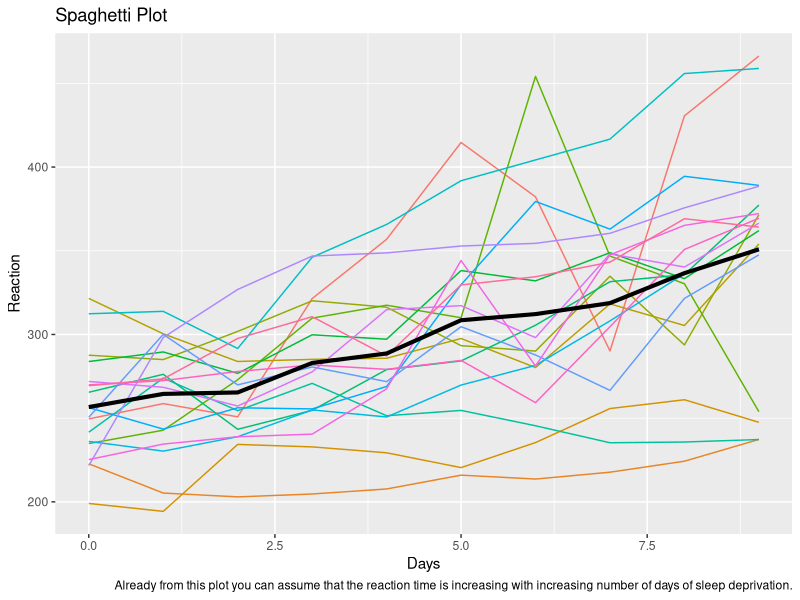
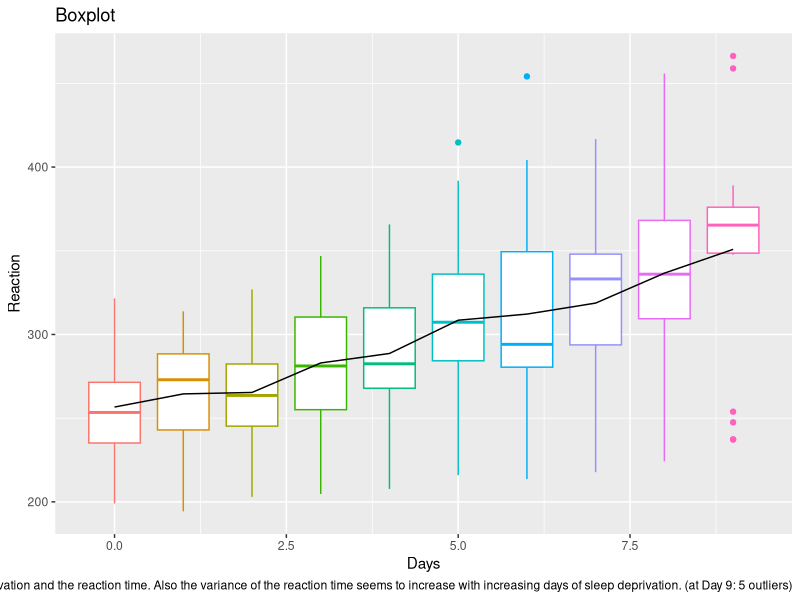
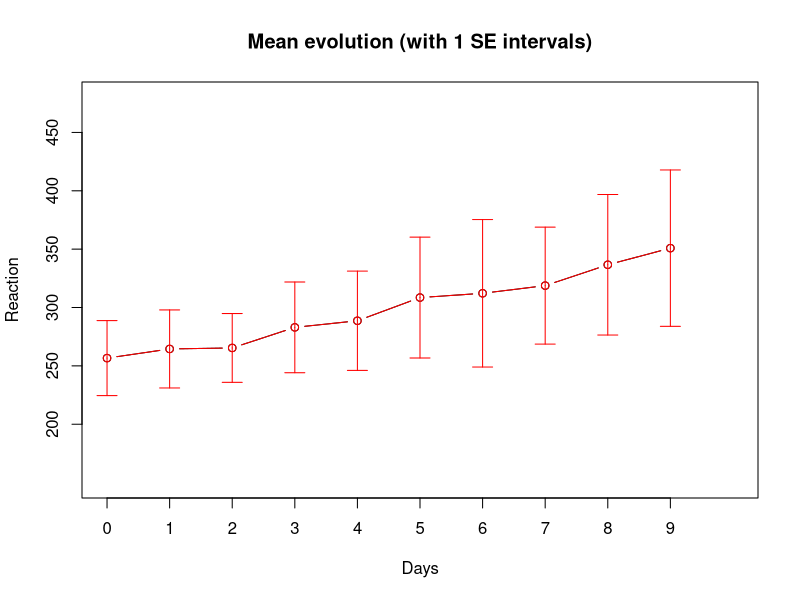
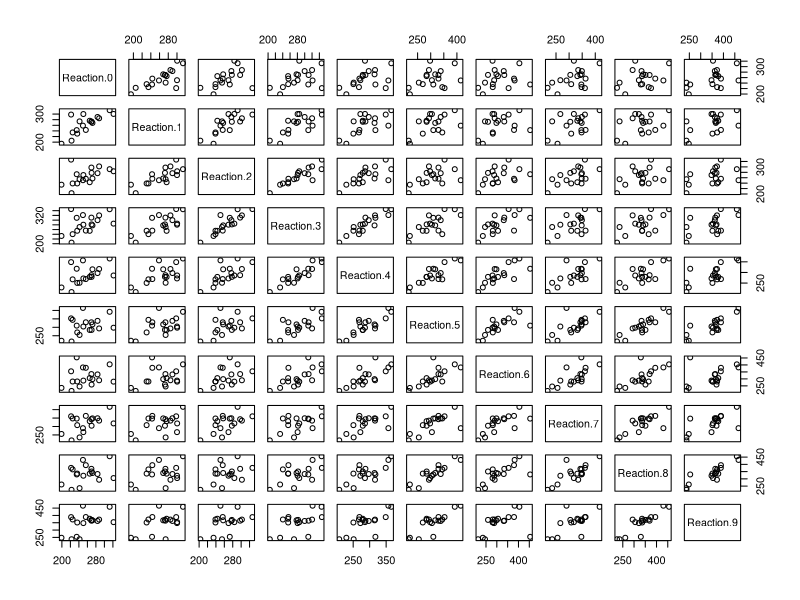
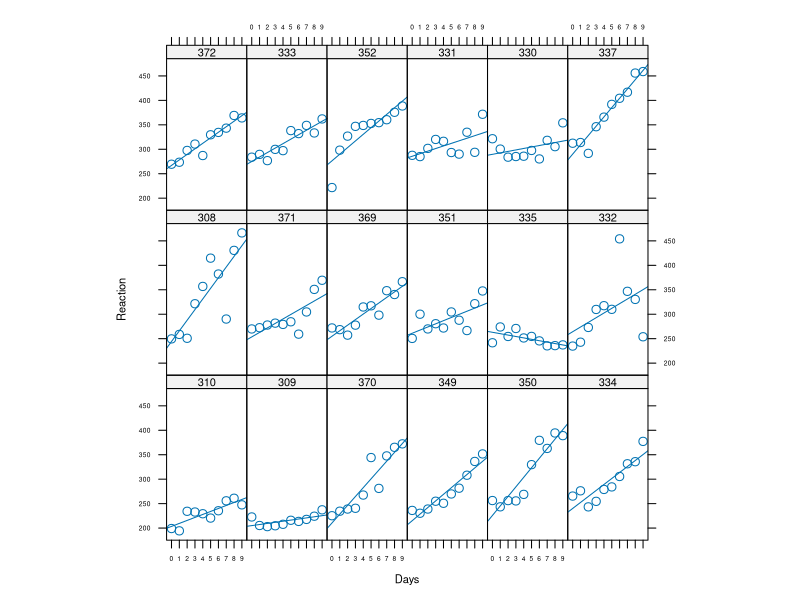
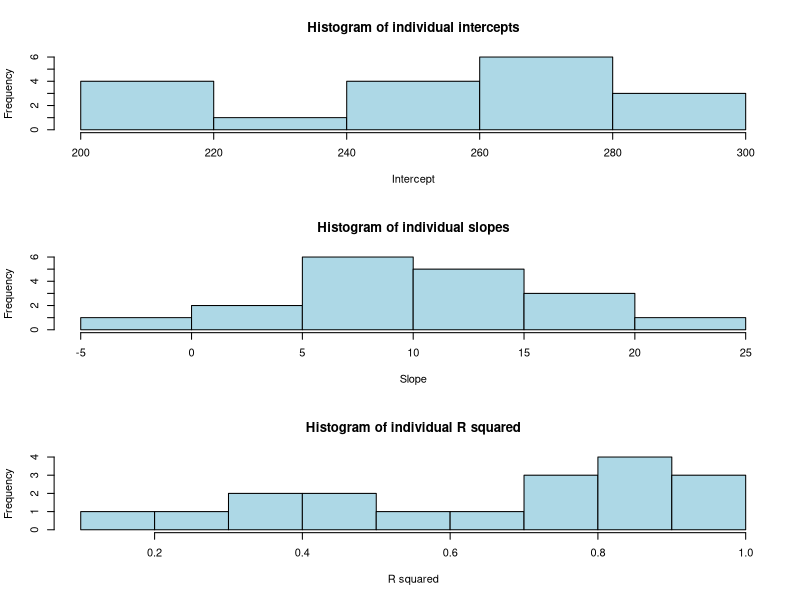
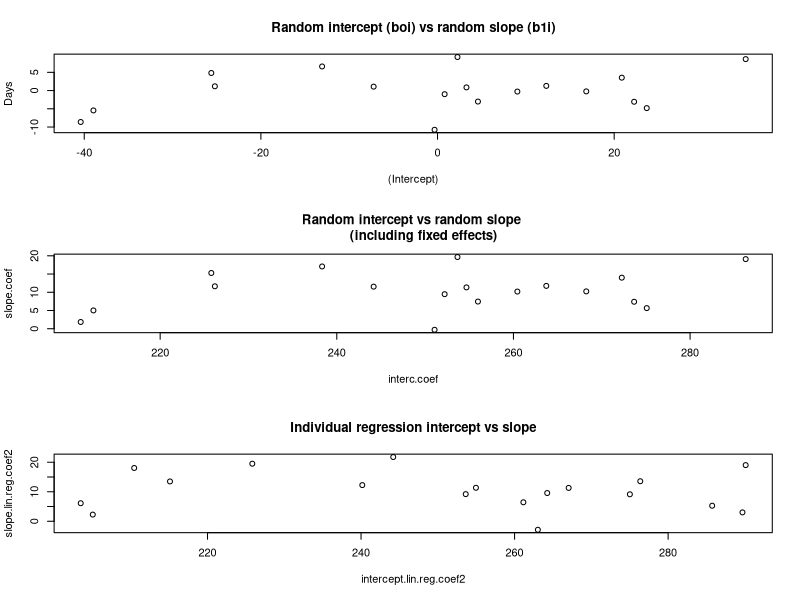

Write the R code that produced these figures, in order.
## ---- chunk 1
knitr::opts_chunk$set(echo = FALSE)
## ---- chunk 2
library(tidyverse)
library(lattice)
library(lme4)
library(arm)
library(ggplot2)
## ---- chunk 3
sleep <- read.table('sleep.txt')
head(sleep, 12)
## ---- chunk 4
average_reaction_time <- sleep %>%
  group_by(Days) %>%
  summarise(mean_reaction_time   = mean(Reaction),
            median_reaction_time = median(Reaction),
            sd_reaction_time     = sd(Reaction))

sleep_spag_plot <- ggplot(sleep) +
  geom_line(aes(Days, Reaction, colour = factor(Subject)),
            show.legend = FALSE) +
  geom_line(data = average_reaction_time,
            aes(Days, mean_reaction_time),
            colour = "BLACK",
            size   = 1.4) + 
  labs(title   = "Spaghetti Plot",
       caption = "Already from this plot you can assume that the reaction time is increasing with increasing number of days of sleep deprivation.")
sleep_spag_plot

# TODO axes benoemen
## ---- chunk 5
ggplot(sleep) + 
  geom_boxplot(aes(Days, Reaction, colour=factor(Days)),
               show.legend = FALSE) +
  geom_line(data   = average_reaction_time,
            aes(Days, mean_reaction_time),
            colour = "black",
            size   = 0.5) +
  labs(title   = "Boxplot",
       caption = "It seems as if there's a linear trend between the number of days of sleep deprivation and the reaction time. Also the variance of the reaction time seems to increase with increasing days of sleep deprivation. (at Day 9: 5 outliers)")
       
       ##TODO add violin plot, add axis      
## ---- chunk 6
sleep.mean <- tapply(sleep$Reaction, list(sleep$Days), mean)
sleep.sd   <- tapply(sleep$Reaction, list(sleep$Days), sd)
sleep.var  <- tapply(sleep$Reaction, list(sleep$Days), var)
sleep.n    <- table(sleep$Days)

overview   <- cbind(c(0:9), sleep.mean, sleep.sd, sleep.var, sleep.n)
colnames(overview) <- c('Days', 'Mean', 'SD', 'Var', 'n')
knitr::kable(round(overview, 2), "pandoc")
## ---- chunk 7
## TODO? change to ggplot instead of plot?
## example:
# sleep_descr_stats <- sleepf %>%
#   dplyr::group_by(days) %>%
#   dplyr::summarise(reaction_mean  = mean(reaction),
#                    reaction_sd    = sd(reaction)) %>% 
#   dplyr::mutate(reaction_upper_se = reaction_mean + reaction_sd,
#                 reaction_lower_se = reaction_mean - reaction_sd) %>% 
#   dplyr::ungroup()
#
# ggplot2::ggplot() +
# geom_line(aes(x=days, y=reaction_mean, group=1),
#          size=1) +
# geom_errorbar(aes(x=days, ymin=reaction_lower_se, ymax=reaction_upper_se),
#               size=.4,
#              alpha=.6)

# General function to plot error bars
errbar <- function(x, y, height, width, lty=1, col="black"){
  arrows(x, y, x, y+height,
         angle  = 90,
         length = width,
         lty    = lty,
         col    = col)
  arrows(x, y, x, y-height,
         angle  = 90,
         length = width,
         lty    = lty,
         col    = col)
}

## Plotting mean evolution
plot(c(0:9), overview[,2] ,
     type = "b",
     xlim = c(0,10),
     ylim = c(150,480),
     xlab = "Days",
     ylab = "Reaction",
     axes = F,
     main = "Mean evolution (with 1 SE intervals)")

axis(side=1,at=c(0:9),labels=c(0:9))
axis(side=2,at=seq(200,450,50))

box()
points(c(0:9), overview[,2],
       type="b",
       col="red")
errbar(c(0:9), overview[,2], sleep.sd, 0.1,
       col="red")
## ---- chunk 8
## Reshaping the data into a wide form
sleep.resh <- reshape(sleep,
                      timevar   = "Days",
                      idvar     = c("Subject"),
                      direction = "wide")
knitr::kable(sleep.resh, "pandoc")
## ---- chunk 9
# check normality of variables Reaction.X
for (i in c(2:11)){
  print(shapiro.test(sleep.resh[,i]))
}
## ---- chunk 10
## Correlation between the Reaction scores at different days
cor(sleep.resh[, 2:11], method='spearman')

pairs(sleep.resh[, 2:11])
##TODO add cor + colours fancy plot
## ---- chunk 11
## Trellis graph
## Displaying the linear regression per person

cf <-sapply(sleep$Subject, 
            function(x) coef(lm(Reaction~Days, data=subset(sleep, Subject==x))))

Sx <-reorder(sleep$Subject, cf[1,]) 
# 
xyplot(Reaction ~ Days|Sx,
       data          = sleep,
       type          = c('p', 'r'),
       auto.key      = T,
       aspect        = "xy",
       par.settings  = list(axis.text=list(cex=0.6),
                           fontsize=list(text=8, points=10)),
       scales=list(x = list(at = c(0:9), labels = c("0","1","2", "3", "4", "5", "6", "7", "8", "9"))))
       
## ---- chunk 12
## Linear regression per participant of Reaction on Days

## Coefficients
lin.reg.coef  <- by(sleep, sleep$Subject,
                   function(data) coef(lm(Reaction ~ Days, data=data)))
lin.reg.coef1 <- unlist(lin.reg.coef)
names(lin.reg.coef1) <- NULL
lin.reg.coef2 <- matrix(lin.reg.coef1,
                        length(lin.reg.coef1)/2,
                        2,
                        byrow = TRUE)

## R squared
lin.reg.r.squared <- by(sleep, sleep$Subject,
                        function(data) summary(lm(Reaction ~ Days, data=data))$r.squared )
lin.reg.r.squared1<- as.vector(unlist(lin.reg.r.squared))

## Histograms
par(mfrow=c(3,1))
hist(lin.reg.coef2[,1],
     xlab = "Intercept",
     col  = "lightblue",
     main = "Histogram of individual intercepts")
hist(lin.reg.coef2[,2],
     xlab = "Slope",
     col  = "lightblue",
     main = "Histogram of individual slopes")
hist(lin.reg.r.squared1,
     xlab = "R squared",
     col  = "lightblue",
     main = "Histogram of individual R squared")

## ---- chunk 13
sleep.reml <- lmer(formula = Reaction ~ 1 + Days + (1 + Days|Subject),
                   data=sleep)
summary(sleep.reml) 
## ---- chunk 14
confint(sleep.reml,
        method    = 'boot',
        boot.type = 'perc',
        oldNames  = F,
        nsim      = 500)
## ---- chunk 15
sleep.full<-lmer(Reaction~1+Days+(1 + Days|Subject), REML = FALSE, data=sleep)
sleep.intercept<-lmer(Reaction~1+(1|Subject), REML = FALSE, data=sleep)
anova(sleep.full,sleep.intercept)

## ---- chunk 16

D.sleep=unclass(VarCorr(sleep.reml))$Subject 
D.sleep

## ---- chunk 17
sleep.o <- ranef(sleep.reml)$Subject
head(sleep.o,10)
## ---- chunk 18

plot (sleep.o, main = "Random intercept (boi) vs random slope (b1i)")
#plot modelled intercept and slope incl fixed effects
ind.coef = coef(sleep.reml)$Subject
head(ind.coef)
interc.coef = ind.coef[,1]
slope.coef = ind.coef[,2]
plot(interc.coef,slope.coef, main = "Random intercept vs random slope 
     (including fixed effects)")

#plot individual intercept and slope to compare 
intercept.lin.reg.coef2 = lin.reg.coef2[,1]
slope.lin.reg.coef2 = lin.reg.coef2[,2]
plot(intercept.lin.reg.coef2, slope.lin.reg.coef2, main = "Individual regression intercept vs slope")
